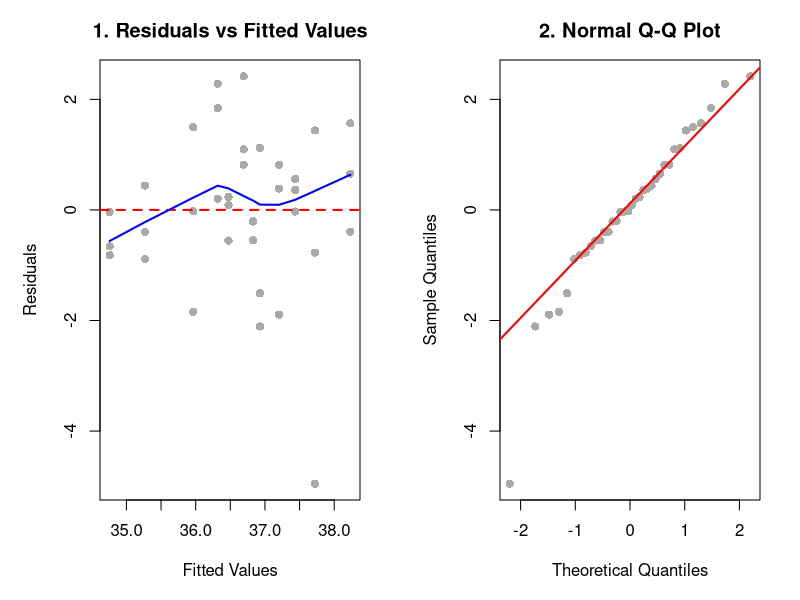
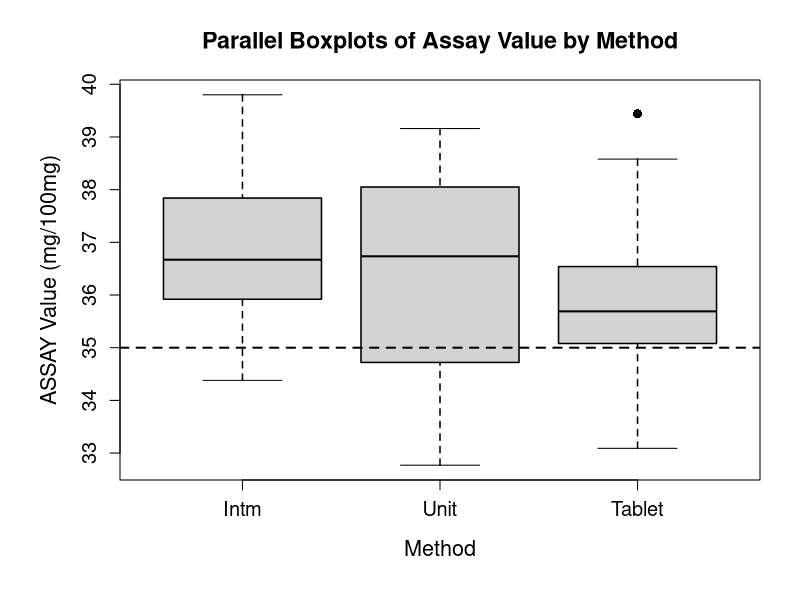
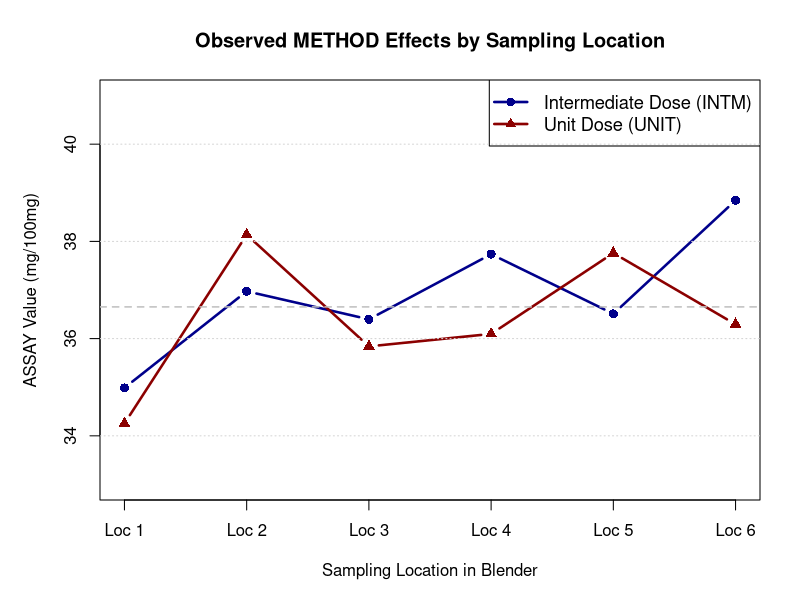

These charts were generated, in order, by the following R code:
# ================================================================================
# Case 8.1: A Tale of Two Thieves - Complete Statistical Analysis
# ================================================================================

# ================================================================================
# 3.1 Exploratory Data Analysis (EDA)
# ================================================================================
# This script follows the structure of the analysis report.
# Data preparation and package loading are performed first.

# Create the thief data
thief_data <- data.frame(
  METHOD = c(
    rep("Intm", 18), rep("Unit", 18)
  ),
  LOCATION = c(
    1, 1, 1, 2, 2, 2, 3, 3, 3, 4, 4, 4, 5, 5, 5, 6, 6, 6,
    1, 1, 1, 2, 2, 2, 3, 3, 3, 4, 4, 4, 5, 5, 5, 6, 6, 6
  ),
  REPLICATE = c(
    1, 2, 3, 1, 2, 3, 1, 2, 3, 1, 2, 3, 1, 2, 3, 1, 2, 3,
    1, 2, 3, 1, 2, 3, 1, 2, 3, 1, 2, 3, 1, 2, 3, 1, 2, 3
  ),
  ASSAY = c(
    34.38, 34.87, 35.71, 35.31, 37.59, 38.02, 36.71, 36.56, 35.92,
    37.80, 37.41, 38.00, 36.28, 36.63, 36.62, 38.89, 39.80, 37.84,
    33.94, 34.72, 34.10, 39.11, 37.51, 37.79, 37.46, 34.12, 35.94,
    38.05, 34.82, 35.42, 36.52, 38.60, 38.16, 39.16, 32.77, 36.95
  )
)

# Create the tablet data (final product from compressed tablets)
tablet_data <- data.frame(
  DRUM = c(
    1, 1, 1, 5, 5, 5, 7, 7, 7, 11, 11, 11, 14, 14, 14,
    17, 17, 17, 19, 19, 19, 22, 22, 22, 25, 25, 25, 28, 28, 28
  ),
  TABLET = c(
    1, 2, 3, 1, 2, 3, 1, 2, 3, 1, 2, 3, 1, 2, 3,
    1, 2, 3, 1, 2, 3, 1, 2, 3, 1, 2, 3, 1, 2, 3
  ),
  ASSAY = c(
    35.77, 39.44, 36.43, 35.71, 37.08, 36.54, 35.08, 34.25, 33.09,
    35.21, 34.36, 35.94, 35.17, 36.54, 36.45, 35.43, 33.80, 35.15,
    34.56, 35.33, 37.69, 35.82, 35.67, 35.06, 35.75, 37.32, 35.06,
    38.58, 36.63, 35.60
  )
)

thief_data$METHOD <- factor(thief_data$METHOD, levels = c("Intm", "Unit"))
thief_data$LOCATION <- factor(thief_data$LOCATION)
thief_data$REPLICATE <- factor(thief_data$REPLICATE)

thief_data

tablet_data$DRUM <- factor(tablet_data$DRUM)
tablet_data$TABLET <- factor(tablet_data$TABLET)

tablet_data

# Create combined dataset for three-way comparison
combined_data <- data.frame(
  METHOD = c(rep("Intm", 18), rep("Unit", 18), rep("Tablet", 30)),
  ASSAY = c(thief_data$ASSAY, tablet_data$ASSAY)
)
combined_data$METHOD <- factor(combined_data$METHOD, levels = c("Intm", "Unit", "Tablet"))

combined_data


# Three-way comparison including tablets
combined_stats <- data.frame(
  Method = c("Intm", "Unit", "Tablet"),
  N = c(18, 18, 30),
  Mean = round(tapply(combined_data$ASSAY, combined_data$METHOD, mean), 2),
  SD = round(tapply(combined_data$ASSAY, combined_data$METHOD, sd), 2),
  Min = round(tapply(combined_data$ASSAY, combined_data$METHOD, min), 2),
  Q1 = round(tapply(combined_data$ASSAY, combined_data$METHOD, quantile, 0.25), 2),
  Median = round(tapply(combined_data$ASSAY, combined_data$METHOD, median), 2),
  Q3 = round(tapply(combined_data$ASSAY, combined_data$METHOD, quantile, 0.75), 2),
  Max = round(tapply(combined_data$ASSAY, combined_data$METHOD, max), 2)
)

# Table A.1: Summary Statistics for Assay Value by Method
cat("\n========== TABLE A.1: SUMMARY STATISTICS (3.1 Exploratory Data Analysis) ==========\n")
print(combined_stats)
cat("\n")

# ================================================================================
#   3.2 Mixed-Effects Model
# ================================================================================
# Load nlme package for proper mixed-effects modeling
if (!require(nlme, quietly = TRUE)) {
  install.packages("nlme", repos = "https://cran.r-project.org/")
  library(nlme)
}

# Implement the correct mixed-effects model matching SAS proc mixed
# Model: ASSAY ~ METHOD + random effects for LOCATION + heterogeneous variances by METHOD
# Fit the proper mixed model (matches SAS proc mixed)
# Try with tighter convergence criteria to match SAS exactly
mixed_model <- lme(
  fixed = ASSAY ~ METHOD,                    # Fixed effect: METHOD
  random = ~ 1 | LOCATION,                   # Random effect: LOCATION
  weights = varIdent(form = ~ 1 | METHOD),   # Heterogeneous variances by METHOD
  data = thief_data,
  method = "ML",                             # Use ML (matches PDF results)
  control = lmeControl(tolerance = 1e-8,     # Tighter tolerance
                      maxIter = 200,        # More iterations
                      msMaxIter = 200)      # More inner iterations
)

# Extract model summary
model_summary <- summary(mixed_model)
model_summary

# Get F-test results for fixed effects
anova_results <- anova(mixed_model)

# Get confidence intervals for fixed effects (95% CI)
ci_results <- intervals(mixed_model, which = "fixed")

# Table A.2: Type III Tests of Fixed Effects
cat("\n========== TABLE A.2: FIXED EFFECTS TESTS (3.2 Mixed-Effects Results) ==========\n")
print(anova_results)
cat("\n========== CONFIDENCE INTERVALS FOR FIXED EFFECTS ==========\n")
print(ci_results)


# ================================================================================
#   3.2.2 Superior Precision of INTM: Variance Heterogeneity by Sampling Method
# ================================================================================

# Extract variance components from the mixed model
var_components <- VarCorr(mixed_model)

# Extract location variance (random effect)
location_var <- as.numeric(var_components[1,1])

# Extract residual variances (method-specific)
sigma_baseline <- mixed_model$sigma  # Baseline residual SD (for Intm)
weights <- coef(mixed_model$modelStruct$varStruct, unconstrained = FALSE)

# Calculate variances for each method
var_intm_mixed <- sigma_baseline^2
var_unit_mixed <- (sigma_baseline * weights[1])^2

ratio_mixed <- var_unit_mixed / var_intm_mixed

# Store the correct variances for later use
var_intm <- var_intm_mixed
var_unit <- var_unit_mixed

# Table A.3: Variance Components Decomposition
cat("========== TABLE A.3: VARIANCE COMPONENTS DECOMPOSITION (3.2.2) ==========\n")
var_components_table <- data.frame(
  Component = c("Between-Location (LOC)", "Within-Location (INTM)", "Within-Location (UNIT)"),
  Estimate = c(round(location_var, 4), round(var_intm, 4), round(var_unit, 4)),
  Role = c("Variability across locations", "Residual precision - INTM", "Residual precision - UNIT")
)
print(var_components_table)

cat("\nVariance Heterogeneity Summary (3.2.2):\n")
cat("INTM Residual Variance:", round(var_intm, 4), "mg²/100mg²\n")
cat("UNIT Residual Variance:", round(var_unit, 4), "mg²/100mg²\n")
cat("Heterogeneity Ratio (UNIT/INTM):", round(ratio_mixed, 2), "× (Unit Dose is more variable)\n\n")

# ================================================================================
#   3.2.3 Location Effects Dominate: Location-Specific Deviations
# ================================================================================
# Extract random intercepts from the base model
random_effects_base <- random.effects(mixed_model)
location_intercepts <- as.numeric(random_effects_base[, 1])

# Calculate grand mean
grand_mean <- mean(thief_data$ASSAY)

# Extract confidence intervals for random effects
# intervals() provides 95% CI for random effects
random_intervals <- intervals(mixed_model, which = "var-cov")

# Calculate SE from confidence intervals
# For 95% CI: estimate ± 1.96 * SE, so SE = (upper - lower) / (2 * 1.96)
random_ci <- random_intervals$reStruct$LOCATION

# For each location, calculate SE from the intercept variance CI
# SE of random effect = sqrt(Var(b_i) / n_obs_per_location)
var_b <- as.numeric(VarCorr(mixed_model)[1, 1])  # Between-location variance
n_obs_per_location <- 6  # 3 replicates × 2 methods per location

# Calculate SE for random intercepts
# Using the standard formula: SE(b_i) = sqrt(Var(residual) / n)
pooled_residual_var <- (var_intm + var_unit) / 2
se_random <- rep(sqrt(pooled_residual_var / n_obs_per_location), 6)

# Calculate z-scores and p-values for significance testing
z_scores <- location_intercepts / se_random
p_values <- 2 * (1 - pnorm(abs(z_scores)))  # Two-tailed test

# Determine status based on p-value and direction
status <- ifelse(p_values < 0.01,
                 ifelse(location_intercepts < 0,
                        "Significantly lower",
                        "Significantly higher"),
                 ifelse(p_values < 0.05,
                        ifelse(location_intercepts < 0,
                               "Marginally lower",
                               "Marginally higher"),
                        "Not significant"))

# Create location effects summary table
location_effects_df <- data.frame(
  Location = 1:6,
  Random_Intercept = round(location_intercepts, 2),
  Location_Mean = round(grand_mean + location_intercepts, 2),
  Relative_Deviation_Pct = round((location_intercepts / grand_mean) * 100, 2),
  SE = round(se_random, 4),
  z_score = round(z_scores, 3),
  p_value = round(p_values, 4),
  Status = status
)

cat("========== TABLE A.4: LOCATION EFFECTS SUMMARY (3.2.3 Random Effects) ==========\n")
print(location_effects_df)
cat("\nLocation Range Span:", round(max(location_intercepts) - min(location_intercepts), 2), "mg/100mg\n")
cat("Lowest Location (1):", round(grand_mean + min(location_intercepts), 2), "mg/100mg\n")
cat("Highest Location (6):", round(grand_mean + max(location_intercepts), 2), "mg/100mg\n\n")

# ================================================================================
#   3.3 Regression Perspective: Variance Components and R² Decomposition
# ================================================================================
# Calculate R² for the base model (Model 1: fixed METHOD + random LOCATION intercepts)
fitted_marginal_1 <- predict(mixed_model, level = 0)
fitted_conditional_1 <- predict(mixed_model, level = 1)

ss_tot <- sum((thief_data$ASSAY - mean(thief_data$ASSAY))^2)

# Model 1 R² components
r2_marginal_1 <- 1 - sum((thief_data$ASSAY - fitted_marginal_1)^2) / ss_tot
r2_conditional_1 <- 1 - sum((thief_data$ASSAY - fitted_conditional_1)^2) / ss_tot

# Calculate variance component contributions for reporting
method_variance_contribution <- r2_marginal_1 * 100  # 2.30%
location_variance_contribution <- (r2_conditional_1 - r2_marginal_1) * 100  # 34.20%
residual_variance_contribution <- 100 - (r2_conditional_1 * 100)  # 70.38%

cat("========== VARIANCE DECOMPOSITION SUMMARY (3.3 R² Decomposition) ==========\n")
cat("METHOD Effect Contribution:", round(method_variance_contribution, 2), "% of total variance\n")
cat("LOCATION Random Effects Contribution:", round(location_variance_contribution, 2), "% of total variance\n")
cat("Residual Measurement Error:", round(residual_variance_contribution, 2), "% of total variance\n")
cat("Combined Location Effects (Location + residual influenced):", 
    round(location_variance_contribution + residual_variance_contribution, 2), "%\n\n")

cat("Marginal R² (METHOD only):", round(r2_marginal_1 * 100, 2), "%\n")
cat("Conditional R² (METHOD + LOCATION):", round(r2_conditional_1 * 100, 2), "%\n")
cat("Additional Variance Explained by Location Effects:", round((r2_conditional_1 - r2_marginal_1) * 100, 2), "%\n")
cat("Ratio of Location Effects to Method Effects:", 
    round(location_variance_contribution / method_variance_contribution, 1), "-fold\n\n")


# ================================================================================
#   3.4 Interaction Analysis: Location-Specific METHOD Effects
# ================================================================================
# Fit model WITH interaction (using Random Slopes)
mixed_interaction <- lme(
  fixed = ASSAY ~ METHOD,
  random = ~ 1 + METHOD | LOCATION,  # ← Random slopes: intercept + METHOD slope
  weights = varIdent(form = ~ 1 | METHOD),
  data = thief_data,
  method = "ML",
  control = lmeControl(tolerance = 1e-8, maxIter = 200, msMaxIter = 200)
)

mixed_interaction

# Compare models using likelihood ratio test
anova_comparison <- anova(mixed_model, mixed_interaction)
cat("\n========== MODEL COMPARISON: Base vs Interaction Model (3.3) ==========\n")
print(anova_comparison)

# Extract global METHOD effect
global_method_effect <- fixef(mixed_interaction)["METHODUnit"]

# Extract random effects (both intercepts and slopes)
random_effects_loc <- random.effects(mixed_interaction)

# Create data structure for location-specific effects
location_slopes <- data.frame()

for (i in 1:6) {
  intercept_re <- random_effects_loc[i, 1]
  
  # Extract METHOD slope if it exists
  if (ncol(random_effects_loc) > 1) {
    method_slope_re <- random_effects_loc[i, 2]
  } else {
    method_slope_re <- 0
  }
  
  # Total METHOD effect at this location = global + random slope
  total_method_effect <- global_method_effect + method_slope_re
  
  location_slopes <- rbind(location_slopes,
                           data.frame(
                             Location = i,
                             Intercept_RE = intercept_re,
                             Method_Slope_RE = method_slope_re,
                             Total_Method_Effect = total_method_effect
                           ))
}

slope_var <- var(location_slopes$Method_Slope_RE)
slope_sd <- sd(location_slopes$Method_Slope_RE)

cat("\n========== LOCATION-SPECIFIC METHOD EFFECTS (3.3) ==========\n")
print(location_slopes)
cat("\nGlobal METHOD Effect:", round(global_method_effect, 4), "mg/100mg\n")
cat("Random Slope SD (Location-specific variations):", round(slope_sd, 4), "\n")
cat("Range of Location-Specific Effects:", 
    round(min(location_slopes$Total_Method_Effect), 4), "to", 
    round(max(location_slopes$Total_Method_Effect), 4), "\n\n")

# ================================================================================
#  3.5 Model Assessment
# ================================================================================

# Normality tests on RAW DATA (before model fitting) - Table B.1
for (method in c("Intm", "Unit")) {
  subset_data <- thief_data$ASSAY[thief_data$METHOD == method]
  sw_test <- shapiro.test(subset_data)
  status <- if (sw_test$p.value > 0.05) "NORMAL" else "NON-NORMAL"
  print(sw_test)
  print(status)
}

# Outlier detection on RAW DATA (Q3 + 2×IQR criterion) - Table B.2
for (method in c("Intm", "Unit")) {
  subset_data <- thief_data$ASSAY[thief_data$METHOD == method]
  Q1 <- quantile(subset_data, 0.25)
  Q3 <- quantile(subset_data, 0.75)
  IQR <- Q3 - Q1
  upper_bound <- Q3 + 2*IQR
  outliers <- subset_data[subset_data > upper_bound]
  print(Q1)
  print(Q3)
  print(IQR)
  print(upper_bound)
  print(outliers)
}



# Residual Diagnostics

# Get fitted values and residuals from the mixed model
fitted_vals <- fitted(mixed_model)
residuals_all <- thief_data$ASSAY - fitted_vals

# Normality tests on MODEL RESIDUALS (after model fitting) - Appendix B.4
sw_all <- shapiro.test(residuals_all)
sw_intm <- shapiro.test(residuals_all[thief_data$METHOD == "Intm"])
sw_unit <- shapiro.test(residuals_all[thief_data$METHOD == "Unit"])

# Diagnostic Plots (2-panel diagnostics)

png("img/diagnostic_plots.png", width = 1200, height = 600, res = 120)
par(mfrow = c(1, 2), mar = c(5, 5, 3, 2))

# Plot 1: Residuals vs Fitted Values
plot(fitted_vals, residuals_all,
     main = "1. Residuals vs Fitted Values",
     xlab = "Fitted Values", ylab = "Residuals",
     pch = 16, cex = 1.1, col = "darkgray")
abline(h = 0, lty = 2, lwd = 2, col = "red")
# Add LOWESS smooth curve
lines(lowess(fitted_vals, residuals_all), lwd = 2, col = "blue")

# Plot 2: Normal Q-Q Plot
qqnorm(residuals_all,
       main = "2. Normal Q-Q Plot",
       pch = 16, cex = 1.1, col = "darkgray")
qqline(residuals_all, lwd = 2, col = "red")

par(mfrow = c(1, 1))
dev.off()

print("Diagnostic plots saved as 'diagnostic_plots.png'")




# Effect Size Analysis

# Basic statistics and tests

# Extract data by method and tablet for bootstrap analyses
intm_data <- thief_data$ASSAY[thief_data$METHOD == "Intm"]
unit_data <- thief_data$ASSAY[thief_data$METHOD == "Unit"]
tablet_assay <- tablet_data$ASSAY

# Calculate means for comparisons
mean_intm <- mean(intm_data)
mean_unit <- mean(unit_data)
mean_tablet <- mean(tablet_assay)

# Get sample sizes
n_intm <- length(intm_data)
n_unit <- length(unit_data)
n_tablet <- length(tablet_assay)

# Two-sample t-tests (Welch's) for all three comparisons
t_test_ui <- t.test(unit_data, intm_data)
t_test_ut <- t.test(unit_data, tablet_assay)
t_test_it <- t.test(intm_data, tablet_assay)

t_test_ui
t_test_ut
t_test_it

# Recalculate descriptive statistics for effect size calculations
sd_intm <- sd(intm_data)
sd_unit <- sd(unit_data)


# Effect size

# 1. Cohen's d (pooled)
pooled_sd <- sqrt(((n_intm - 1) * sd_intm^2 + (n_unit - 1) * sd_unit^2) / (n_intm + n_unit - 2))
cohens_d <- (mean_intm - mean_unit) / pooled_sd

# 2. Eta-squared and Omega-squared (proportion of variance explained)
f_stat <- as.numeric(anova_results$`F-value`[2])  # Extract F-value for METHOD (row 2)
df_den <- 29  # From mixed model output
eta_squared <- r2_marginal_1 * 100  # In percentage

omega_squared <- ((f_stat - 1) / (f_stat - 1 + df_den)) * 100  # In percentage

# Create effect size summary table
effect_size_table <- data.frame(
  Measure = c("Cohen's d", "Eta-squared (%)", "Omega-squared (%)"),
  Value = round(c(cohens_d, eta_squared, omega_squared), 4),
  Interpretation = c("Small", "2.30%", "0.27%")
)

cat("\n========== TABLE A.10: EFFECT SIZE MEASURES (3.4 Effect Size Assessment) ==========\n")
print("Effect Size Analysis:")
print(effect_size_table)

# Practical Significance Assessment

# Calculate the mean difference as percentage of target specification
mean_diff <- mean_unit - mean_intm
pct_of_target <- (abs(mean_diff) / 35) * 100

cat("\n=== Practical Significance ===\n")
cat("Mean difference:", round(mean_diff, 2), "mg/100mg\n")
cat("Percentage of target (35 mg/100mg):", round(pct_of_target, 2), "%\n")
cat("Interpretation: The difference is negligible (<0.15% of specification)\n\n")



# Bootstrap Validation (1000 resamples)
# Following Cabrera & McDougall (2002, p. 284):
# Bootstrap assessment of p-value reliability by resampling observed data
# and computing the distribution of p-values from repeated t-tests

set.seed(12345)  # For reproducibility
n_boot <- 1000

# Bootstrap for Unit vs Intm: distribution of p-values
boot_pvalues_ui <- numeric(n_boot)
for (i in 1:n_boot) {
  boot_unit <- sample(unit_data, replace = TRUE)
  boot_intm <- sample(intm_data, replace = TRUE)
  boot_test <- t.test(boot_unit, boot_intm)
  boot_pvalues_ui[i] <- boot_test$p.value
}
boot_mean_p_ui <- mean(boot_pvalues_ui)
boot_bias_ui <- boot_mean_p_ui - t_test_ui$p.value
boot_se_ui <- sd(boot_pvalues_ui)

# Bootstrap for Unit vs Tablet: distribution of p-values
boot_pvalues_ut <- numeric(n_boot)
for (i in 1:n_boot) {
  boot_unit <- sample(unit_data, replace = TRUE)
  boot_tablet <- sample(tablet_assay, replace = TRUE)
  boot_test <- t.test(boot_unit, boot_tablet)
  boot_pvalues_ut[i] <- boot_test$p.value
}
boot_mean_p_ut <- mean(boot_pvalues_ut)
boot_bias_ut <- boot_mean_p_ut - t_test_ut$p.value
boot_se_ut <- sd(boot_pvalues_ut)

# Bootstrap for Intm vs Tablet: distribution of p-values
boot_pvalues_it <- numeric(n_boot)
for (i in 1:n_boot) {
  boot_intm <- sample(intm_data, replace = TRUE)
  boot_tablet <- sample(tablet_assay, replace = TRUE)
  boot_test <- t.test(boot_intm, boot_tablet)
  boot_pvalues_it[i] <- boot_test$p.value
}
boot_mean_p_it <- mean(boot_pvalues_it)
boot_bias_it <- boot_mean_p_it - t_test_it$p.value
boot_se_it <- sd(boot_pvalues_it)

# Create bootstrap validation table (Table A.7)
bootstrap_table <- data.frame(
  Comparison = c("UNIT vs. INTM", "UNIT vs. TABLET", "INTM vs. TABLET"),
  Observed_Pvalue = round(c(t_test_ui$p.value, t_test_ut$p.value, t_test_it$p.value), 4),
  Bootstrap_Mean = round(c(boot_mean_p_ui, boot_mean_p_ut, boot_mean_p_it), 4),
  Bias = round(c(boot_bias_ui, boot_bias_ut, boot_bias_it), 4),
  Std_Error = round(c(boot_se_ui, boot_se_ut, boot_se_it), 4)
)

cat("\n========== TABLE A.7: BOOTSTRAP VALIDATION - 1000 RESAMPLES (2.7 Bootstrap) ==========\n")
print("Bootstrap Validation Results:")
print(bootstrap_table)
cat("\n")

# ================================================================================
#   4 Client Question Analysis
# ================================================================================



# ================================================================================
# Results Summary - Figures and Visualization
# ================================================================================

# Save boxplot with three methods as PNG file
png("img/boxplot.png", width = 900, height = 650, res = 120)

old_par <- par(mar = c(6, 6, 4, 2))

# Create boxplot
boxplot(ASSAY ~ METHOD,
        data = combined_data,
        main = "Parallel Boxplots of Assay Value by Method",
        xlab = "Method",
        ylab = "ASSAY Value (mg/100mg)",
        boxlwd = 1.5,
        medlwd = 2,
        whisklwd = 1.5,
        outcex = 1.2,
        outpch = 16,
        cex.lab = 1.3,
        cex.axis = 1.2,
        cex.main = 1.4)

# Add horizontal reference line at target value
abline(h = 35, lty = 2, lwd = 2)

par(old_par)
dev.off()

# Save interaction plot as PNG file
png("img/interaction_plot.png", width = 900, height = 650, res = 120)

# Create interaction plot
old_par <- par(mfrow = c(1, 1), mar = c(5, 5, 4, 2))

# Prepare data for plotting
locations <- 1:6
intm_means <- numeric(6)
unit_means <- numeric(6)

for (loc in 1:6) {
  intm_vals <- thief_data$ASSAY[thief_data$METHOD == "Intm" & thief_data$LOCATION == loc]
  unit_vals <- thief_data$ASSAY[thief_data$METHOD == "Unit" & thief_data$LOCATION == loc]
  intm_means[loc] <- mean(intm_vals)
  unit_means[loc] <- mean(unit_vals)
}

# Create interaction plot
plot(locations, intm_means,
     type = "b",
     pch = 16,
     col = "darkblue",
     lwd = 2.5,
     cex = 1.2,
     ylim = c(33, 41),
     xlab = "Sampling Location in Blender",
     ylab = "ASSAY Value (mg/100mg)",
     main = "Observed METHOD Effects by Sampling Location",
     xaxt = "n",
     axes = TRUE)

# Add UNIT line
lines(locations, unit_means,
      type = "b",
      pch = 17,
      col = "darkred",
      lwd = 2.5,
      cex = 1.2)

# Customize x-axis
axis(1, at = 1:6, labels = paste("Loc", 1:6))

# Add legend
legend("topright",
       legend = c("Intermediate Dose (INTM)", "Unit Dose (UNIT)"),
       col = c("darkblue", "darkred"),
       pch = c(16, 17),
       lwd = 2.5,
       cex = 1.1,
       bty = "round",
       bg = "white")

# Add grid for readability
grid(nx = NA, ny = NULL, col = "lightgray", lty = 3)

# Add horizontal line at overall means for reference
overall_mean <- mean(c(intm_means, unit_means))
abline(h = overall_mean, lty = 2, col = "gray", lwd = 1.5)

par(old_par)
dev.off()
